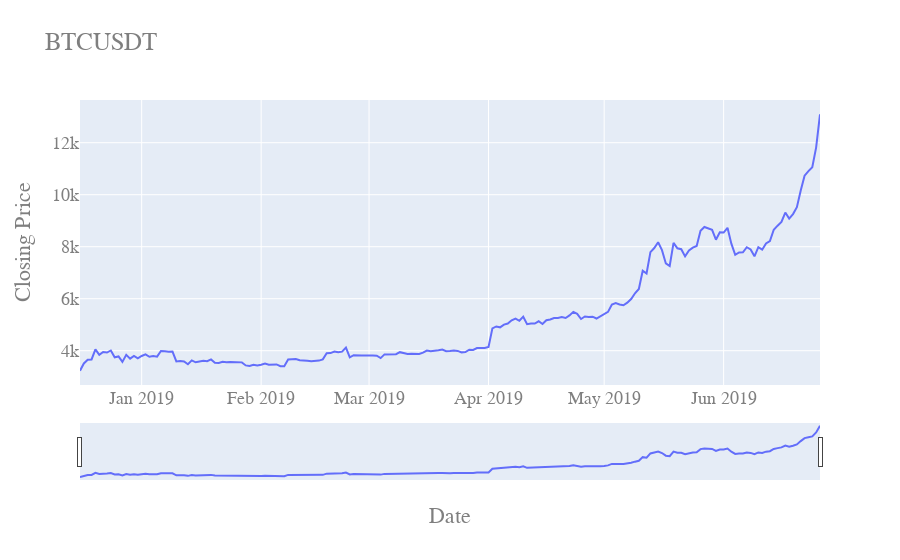
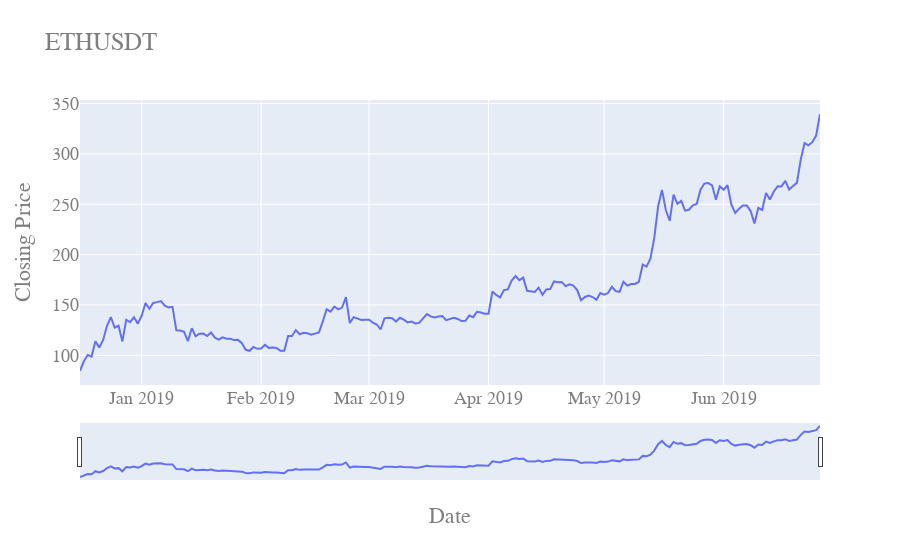
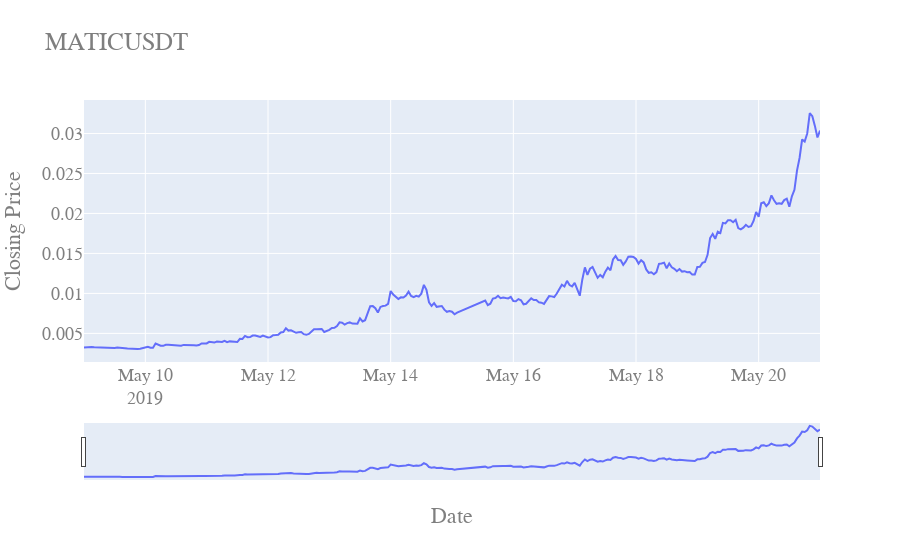
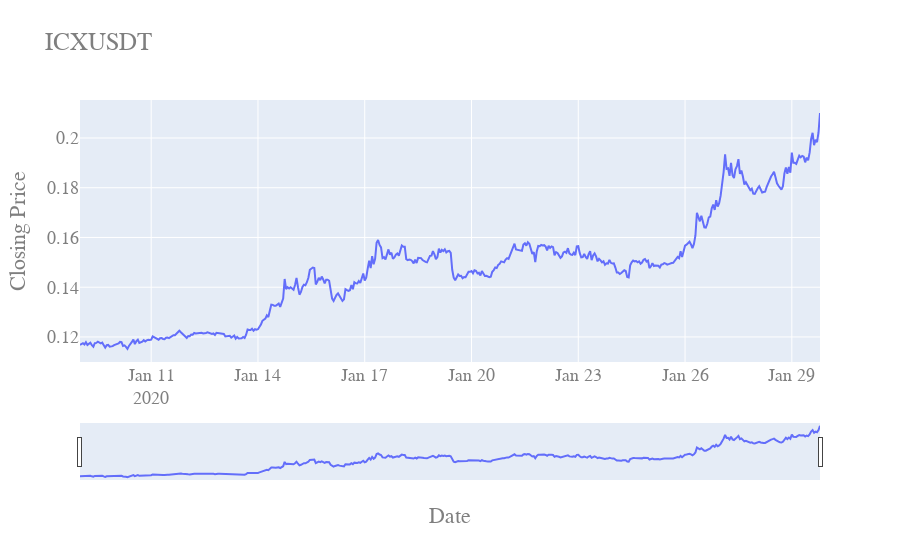

The cell these charts' notebook holds for them, in order:
### Code cell
# load data for each class
datasets_cl1 = build_dataframes(filenames_cl1)
datasets_cl0 = build_dataframes(filenames_cl0)

# plot all data samples
for key in datasets_cl1:
    plot_series(datasets_cl1[key])
    
for key in datasets_cl0:
    plot_series(datasets_cl0[key])

### Figure 1 — Plotly figure (JSON) as saved in the notebook; plotly's stock layout.template omitted (floating-point values rounded to 4 significant figures; data arrays with more than 128 entries replaced by an {"elided": "..."} marker saying what was removed)
{"data": [{"type": "scatter", "x": {"elided": "193 str values"}, "y": {"elided": "193 float values"}}], "layout": {"font": {"color": "#7f7f7f", "family": "Courier New, monospace", "size": 18}, "title": {"text": "BTCUSDT"}, "xaxis": {"rangeslider": {"visible": true}, "title": {"text": "Date"}}, "yaxis": {"title": {"text": "Closing Price"}}}}

### Figure 2 — Plotly figure (JSON) as saved in the notebook; plotly's stock layout.template omitted (floating-point values rounded to 4 significant figures; data arrays with more than 128 entries replaced by an {"elided": "..."} marker saying what was removed)
{"data": [{"type": "scatter", "x": {"elided": "193 str values"}, "y": {"elided": "193 float values"}}], "layout": {"font": {"color": "#7f7f7f", "family": "Courier New, monospace", "size": 18}, "title": {"text": "ETHUSDT"}, "xaxis": {"rangeslider": {"visible": true}, "title": {"text": "Date"}}, "yaxis": {"title": {"text": "Closing Price"}}}}

### Figure 3 — Plotly figure (JSON) as saved in the notebook; plotly's stock layout.template omitted (floating-point values rounded to 4 significant figures; data arrays with more than 128 entries replaced by an {"elided": "..."} marker saying what was removed)
{"data": [{"type": "scatter", "x": {"elided": "279 str values"}, "y": {"elided": "279 float values"}}], "layout": {"font": {"color": "#7f7f7f", "family": "Courier New, monospace", "size": 18}, "title": {"text": "MATICUSDT"}, "xaxis": {"rangeslider": {"visible": true}, "title": {"text": "Date"}}, "yaxis": {"title": {"text": "Closing Price"}}}}

### Figure 4 — Plotly figure (JSON) as saved in the notebook; plotly's stock layout.template omitted (floating-point values rounded to 4 significant figures; data arrays with more than 128 entries replaced by an {"elided": "..."} marker saying what was removed)
{"data": [{"type": "scatter", "x": {"elided": "500 str values"}, "y": {"elided": "500 float values"}}], "layout": {"font": {"color": "#7f7f7f", "family": "Courier New, monospace", "size": 18}, "title": {"text": "ICXUSDT"}, "xaxis": {"rangeslider": {"visible": true}, "title": {"text": "Date"}}, "yaxis": {"title": {"text": "Closing Price"}}}}
